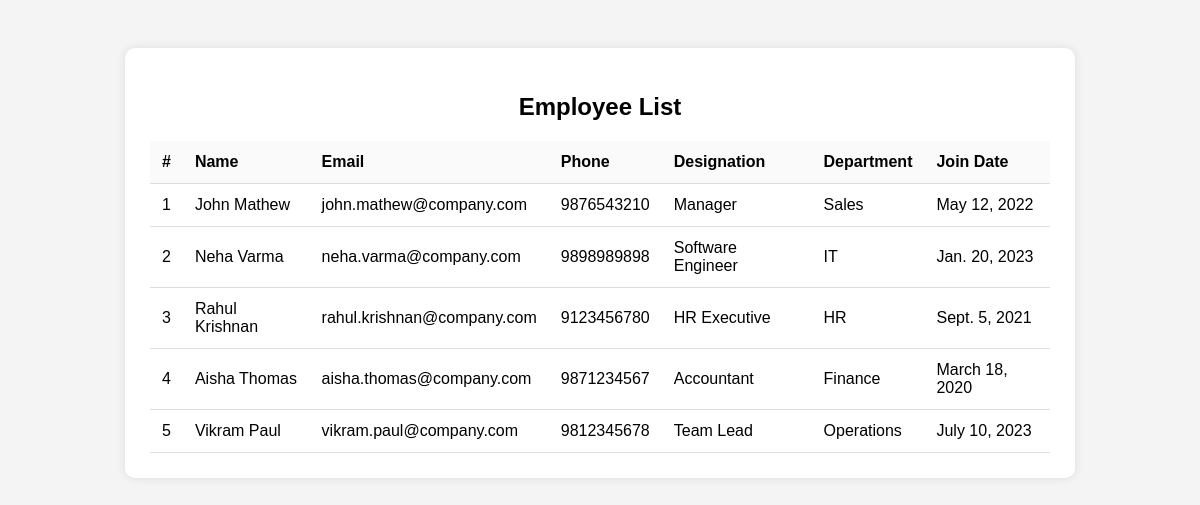
/api/employee_list/, run on an earlier commit of the app's database.
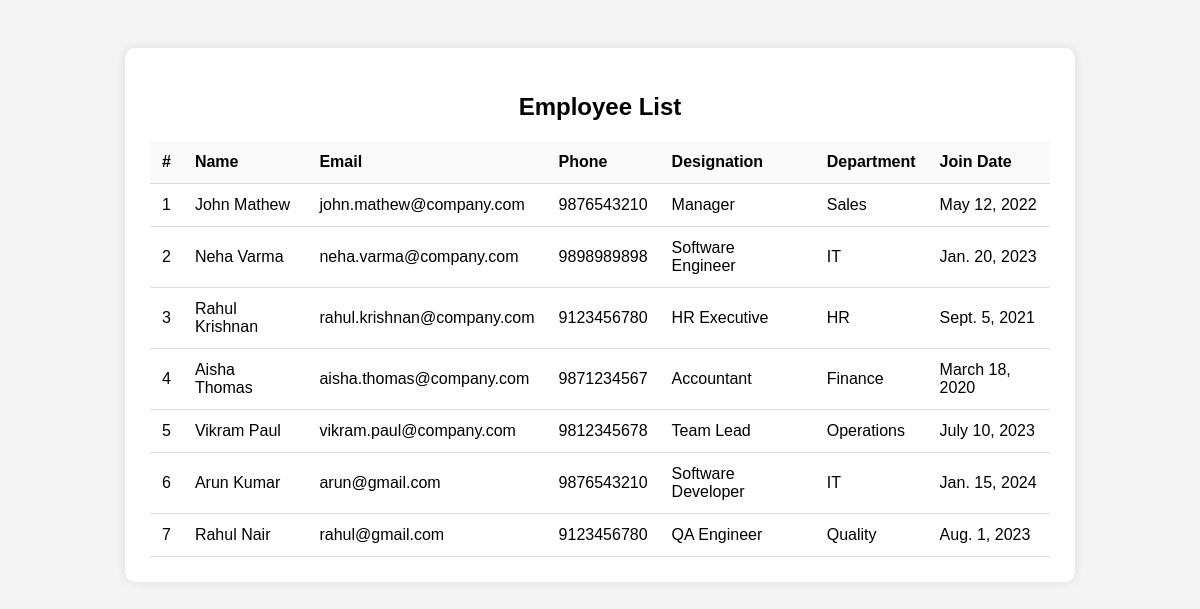
And on a later commit of the database.
### dashboards/models.py (models this page shows)
class tbl_employee(models.Model):
    employee_name = models.CharField(max_length=200)
    employee_email = models.EmailField()
    employee_phone = models.CharField(max_length=15)
    employee_designation = models.CharField(max_length=150)
    employee_department = models.CharField(max_length=150)
    employee_join_date = models.DateField()
    employee_password=models.CharField(max_length=50,null=True)

### dashboards/views.py (the view)
# urls.py: path('employee_list/', employee_list, name='employee_list'),
def employee_list(request):
    employees = tbl_employee.objects.all()
    return render(request, "dashboards/employee_list.html", {
        "employees": employees
    })

### dashboards/templates/dashboards/employee_list.html (shortened to what this page needs)
<!DOCTYPE html>
<html lang="en">
<head>
</head>
<body>
    <div class="container">
        <h2>Employee List</h2>
        {% if employees %}
        <table>
            <thead>
                <tr>
                    <th>#</th>
                    <th>Name</th>
                    <th>Email</th>
                    <th>Phone</th>
                    <th>Designation</th>
                    <th>Department</th>
                    <th>Join Date</th>
                </tr>
            </thead>
            <tbody>
                {% for e in employees %}
                <tr>
                    <td>{{ forloop.counter }}</td>
                    <td>{{ e.employee_name }}</td>
                    <td>{{ e.employee_email }}</td>
                    <td>{{ e.employee_phone }}</td>
                    <td>{{ e.employee_designation }}</td>
                    <td>{{ e.employee_department }}</td>
                    <td>{{ e.employee_join_date }}</td>
                </tr>
                {% endfor %}
            </tbody>
        </table>
        {% else %}
        <div class="empty">No employees found.</div>
        {% endif %}
    </div>
</body>
</html>

### dashboards/templates/dashboards/employee_list.html (style rules this page uses)
body { font-family: Arial, sans-serif; background: #f4f4f4; padding: 40px; }
.container { max-width: 900px; margin: auto; background: white; padding: 25px; border-radius: 10px; box-shadow: 0 0 10px rgba(0, 0, 0, 0.1); }
h2 { text-align: center; margin-bottom: 20px; }
table { width: 100%; border-collapse: collapse; }
th, td { padding: 12px; border-bottom: 1px solid #ddd; text-align: left; }
th { background: #fafafa; }

What changed in the data, as far as the page shows it:
added tbl_employee: employee_name "Arun Kumar", employee_email "arun@gmail.com", employee_phone "9876543210", employee_designation "Software Developer", employee_department "IT", employee_join_date "Jan. 15, 2024"
added tbl_employee: employee_name "Rahul Nair", employee_email "rahul@gmail.com", employee_phone "9123456780", employee_designation "QA Engineer", employee_department "Quality", employee_join_date "Aug. 1, 2023"
